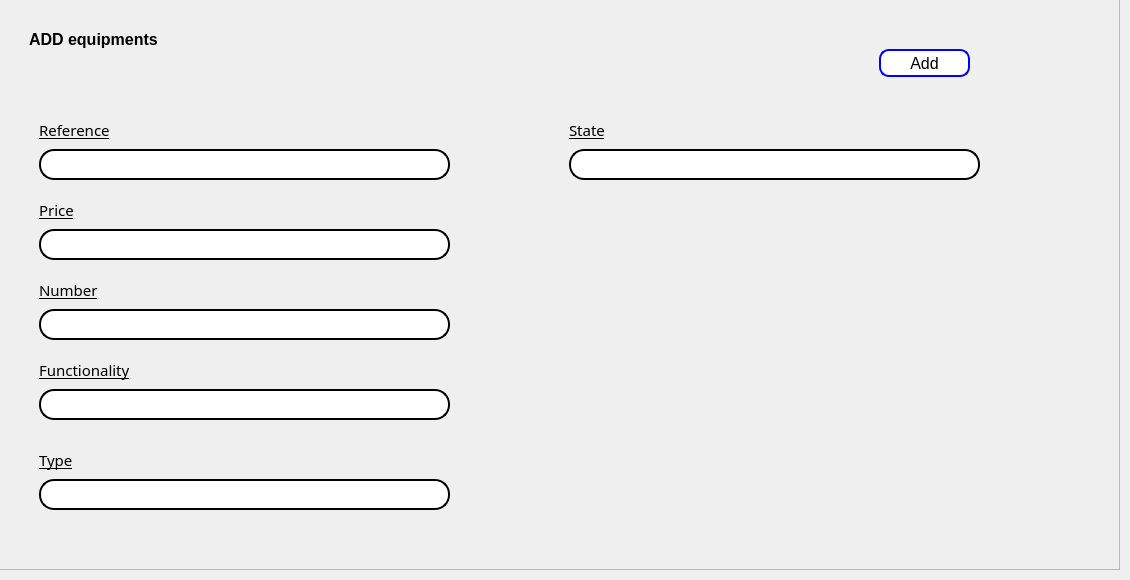
      <widget class="QWidget" name="gestion_employes">
       <attribute name="title">
        <string>Tab 1</string>
       </attribute>
       <widget class="QFrame" name="frame_7">
        <property name="geometry">
         <rect>
          <x>-1</x>
          <y>-1</y>
          <width>1121</width>
          <height>571</height>
         </rect>
        </property>
        <property name="frameShape">
         <enum>QFrame::StyledPanel</enum>
        </property>
        <property name="frameShadow">
         <enum>QFrame::Raised</enum>
        </property>
        <widget class="QFrame" name="frame_8">
         <property name="geometry">
          <rect>
           <x>0</x>
           <y>0</y>
           <width>1121</width>
           <height>571</height>
          </rect>
         </property>
         <property name="frameShape">
          <enum>QFrame::StyledPanel</enum>
         </property>
         <property name="frameShadow">
          <enum>QFrame::Raised</enum>
         </property>
         <widget class="QLabel" name="label_7">
          <property name="geometry">
           <rect>
            <x>30</x>
            <y>20</y>
            <width>191</width>
            <height>41</height>
           </rect>
          </property>
          <property name="font">
           <font>
            <pointsize>12</pointsize>
            <weight>75</weight>
            <bold>true</bold>
           </font>
          </property>
          <property name="text">
           <string>ADD equipments</string>
          </property>
         </widget>
         <widget class="QLabel" name="label_8">
          <property name="geometry">
           <rect>
            <x>40</x>
            <y>110</y>
            <width>291</width>
            <height>41</height>
           </rect>
          </property>
          <property name="font">
           <font>
            <family>Myanmar Text</family>
            <pointsize>11</pointsize>
            <underline>true</underline>
           </font>
          </property>
          <property name="text">
           <string>Reference</string>
          </property>
         </widget>
         <widget class="QLineEdit" name="CIN_LE">
          <property name="geometry">
           <rect>
            <x>40</x>
            <y>150</y>
            <width>411</width>
            <height>31</height>
           </rect>
          </property>
          <property name="styleSheet">
           <string notr="true">QLineEdit {
    border: 2px solid black;
    border-radius: 15px;
    padding: 5px;
    background-color: rgba(255, 255, 255);
    color: black;
}

QLineEdit:focus {
    border-color: black;
    background-color: rgba(248, 248, 248, 1);
}
</string>
          </property>
         </widget>
         <widget class="QLabel" name="label_11">
          <property name="geometry">
           <rect>
            <x>40</x>
            <y>190</y>
            <width>291</width>
            <height>41</height>
           </rect>
          </property>
          <property name="font">
           <font>
            <family>Myanmar Text</family>
            <pointsize>11</pointsize>
            <underline>true</underline>
           </font>
          </property>
          <property name="text">
           <string>Price</string>
          </property>
         </widget>
         <widget class="QLineEdit" name="nom_LE">
          <property name="geometry">
           <rect>
            <x>40</x>
            <y>230</y>
            <width>411</width>
            <height>31</height>
           </rect>
          </property>
          <property name="styleSheet">
           <string notr="true">QLineEdit {
    border: 2px solid black;
    border-radius: 15px;
    padding: 10px;
    background-color: rgba(255, 255, 255);
    color: black;
}

QLineEdit:focus {
    border-color: black;
    background-color: rgba(248, 248, 248, 1);
}
</string>
          </property>
         </widget>
         <widget class="QLabel" name="label_19">
          <property name="geometry">
           <rect>
            <x>40</x>
            <y>270</y>
            <width>291</width>
            <height>41</height>
           </rect>
          </property>
          <property name="font">
           <font>
            <family>Myanmar Text</family>
            <pointsize>11</pointsize>
            <underline>true</underline>
           </font>
          </property>
          <property name="text">
           <string>Number</string>
          </property>
         </widget>
         <widget class="QLineEdit" name="prenom_LE">
          <property name="geometry">
           <rect>
            <x>40</x>
            <y>310</y>
            <width>411</width>
            <height>31</height>
           </rect>
          </property>
          <property name="styleSheet">
           <string notr="true">QLineEdit {
    border: 2px solid black;
    border-radius: 15px;
    padding: 5px;
    background-color: rgba(255, 255, 255);
    color: black;
}

QLineEdit:focus {
    border-color: black;
    background-color: rgba(248, 248, 248, 1);
}
</string>
          </property>
         </widget>
         <widget class="QLabel" name="label_21">
          <property name="geometry">
           <rect>
            <x>40</x>
            <y>350</y>
            <width>291</width>
            <height>41</height>
           </rect>
          </property>
          <property name="font">
           <font>
            <family>Myanmar Text</family>
            <pointsize>11</pointsize>
            <underline>true</underline>
           </font>
          </property>
          <property name="text">
           <string>Functionality</string>
          </property>
         </widget>
         <widget class="QLineEdit" name="adresse_LE">
          <property name="geometry">
           <rect>
            <x>40</x>
            <y>390</y>
            <width>411</width>
            <height>31</height>
           </rect>
          </property>
          <property name="styleSheet">
           <string notr="true">QLineEdit {
    border: 2px solid black;
    border-radius: 15px;
    padding: 5px;
    background-color: rgba(255, 255, 255);
    color: black;
}

QLineEdit:focus {
    border-color: black;
    background-color: rgba(248, 248, 248, 1);
}
</string>
          </property>
         </widget>
         <widget class="QLabel" name="label_30">
          <property name="geometry">
           <rect>
            <x>570</x>
            <y>110</y>
            <width>291</width>
            <height>41</height>
           </rect>
          </property>
          <property name="font">
           <font>
            <family>Myanmar Text</family>
            <pointsize>11</pointsize>
            <underline>true</underline>
           </font>
          </property>
          <property name="text">
           <string>State</string>
          </property>
         </widget>
         <widget class="QLineEdit" name="email_LE">
          <property name="geometry">
           <rect>
            <x>570</x>
            <y>150</y>
            <width>411</width>
            <height>31</height>
           </rect>
          </property>
          <property name="styleSheet">
           <string notr="true">QLineEdit {
    border: 2px solid black;
    border-radius: 15px;
    padding: 5px;
    background-color: rgba(255, 255, 255);
    color: black;
}

QLineEdit:focus {
    border-color: black;
    background-color: rgba(248, 248, 248, 1);
}
</string>
          </property>
         </widget>
         <widget class="QPushButton" name="pushButton_3">
          <property name="geometry">
           <rect>
            <x>880</x>
            <y>50</y>
            <width>91</width>
            <height>28</height>
           </rect>
          </property>
          <property name="styleSheet">
           <string notr="true">background-color: #ffffff; /* Fond blanc */
    border: 2px solid blue; /* Bordure bleue */
    border-radius: 10px; /* Coins arrondis */
    padding: 1px 2px; /* Espacement intérieur */
    color: black; /* Couleur du texte */
    font-size: 16px; /* Taille de la police */

   </string>
          </property>
          <property name="text">
           <string>Add</string>
          </property>
         </widget>
         <widget class="QLabel" name="label_32">
          <property name="geometry">
           <rect>
            <x>40</x>
            <y>440</y>
            <width>291</width>
            <height>41</height>
           </rect>
          </property>
          <property name="font">
           <font>
            <family>Myanmar Text</family>
            <pointsize>11</pointsize>
            <underline>true</underline>
           </font>
          </property>
          <property name="text">
           <string>Type</string>
          </property>
         </widget>
         <widget class="QLineEdit" name="genre_LE">
          <property name="geometry">
           <rect>
            <x>40</x>
            <y>480</y>
            <width>411</width>
            <height>31</height>
           </rect>
          </property>
          <property name="styleSheet">
           <string notr="true">QLineEdit {
    border: 2px solid black;
    border-radius: 15px;
    padding: 5px;
    background-color: rgba(255, 255, 255);
    color: black;
}

QLineEdit:focus {
    border-color: black;
    background-color: rgba(248, 248, 248, 1);
}
</string>
          </property>
         </widget>
        </widget>
       </widget>
      </widget>
